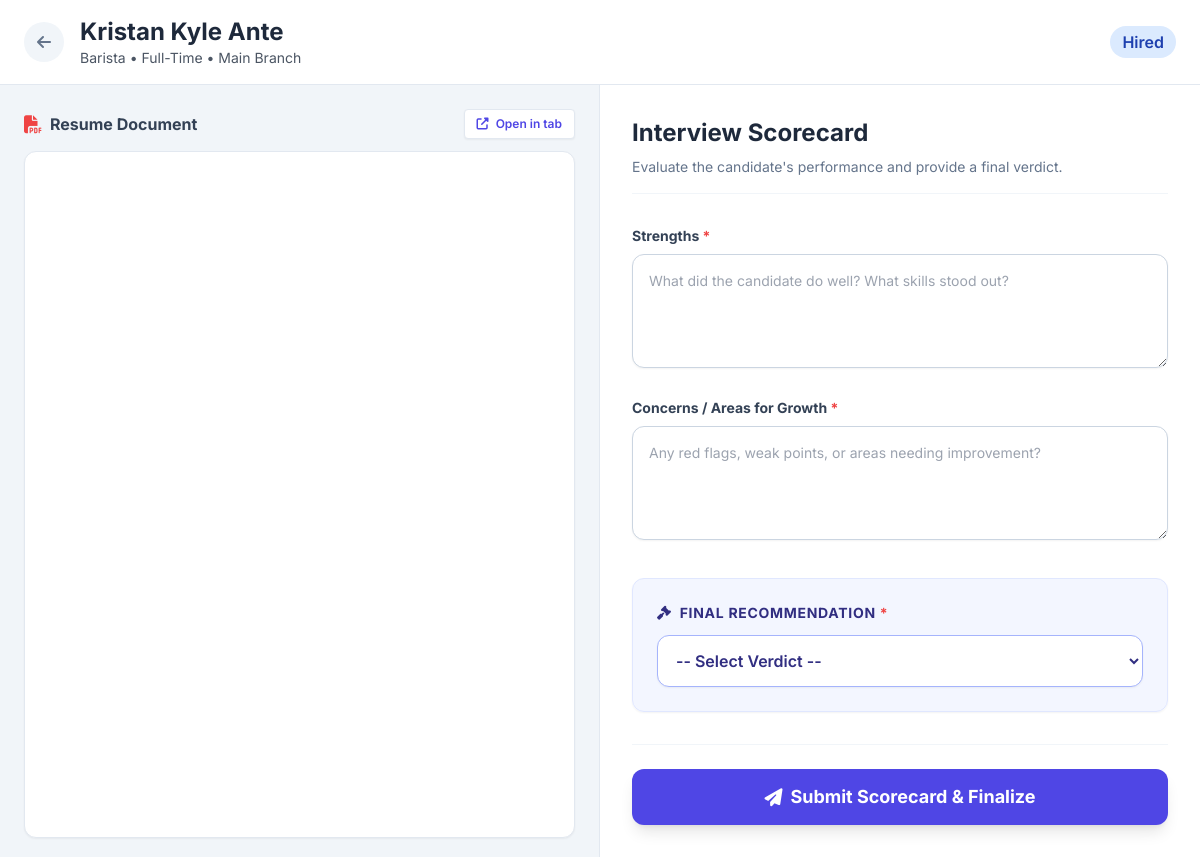
The page /cafe_hrms/interview_workspace.php?interview_id=6 (signed in) on the database its author committed.
### tables this page shows
CREATE TABLE `interviews` (
  `id` int NOT NULL,
  `applicant_id` int NOT NULL,
  `interview_date` date NOT NULL,
  `interview_time` time NOT NULL,
  `end_time` time DEFAULT NULL,
  `interviewer_id` int DEFAULT NULL,
  `stage` varchar(50) NOT NULL,
  `status` varchar(50) DEFAULT 'Scheduled',
  `created_at` datetime DEFAULT CURRENT_TIMESTAMP
);

CREATE TABLE `applicants` (
  `id` int NOT NULL,
  `first_name` varchar(150) DEFAULT NULL,
  `last_name` varchar(150) DEFAULT NULL,
  `email` varchar(255) NOT NULL,
  `phone` varchar(50) DEFAULT NULL,
  `position_applied` varchar(120) NOT NULL,
  `stage` varchar(50) NOT NULL DEFAULT 'Initial Interview',
  `notes` text,
  `created_at` datetime DEFAULT CURRENT_TIMESTAMP,
  `valid_id_photo` varchar(500) DEFAULT NULL,
  `resume` varchar(500) DEFAULT NULL,
  `reference_name` varchar(100) DEFAULT NULL,
  `reference_phone` varchar(50) DEFAULT NULL,
  `valid_id_back_photo` varchar(500) DEFAULT NULL,
  `expected_hourly_rate` decimal(12,2) DEFAULT NULL,
  `agreed_hourly_rate` decimal(12,2) DEFAULT NULL,
  `education_level` varchar(50) DEFAULT NULL,
  `school_name` varchar(150) DEFAULT NULL,
  `school_address` varchar(255) DEFAULT NULL,
  `year_graduated` varchar(20) DEFAULT NULL,
  `education_status` varchar(50) DEFAULT NULL,
  `experience_level` varchar(50) DEFAULT NULL,
  `course_diploma` varchar(150) DEFAULT NULL,
  `employment_category` varchar(50) DEFAULT 'Full-Time',
  `birthdate` date DEFAULT NULL,
  `address` text,
  `sex` varchar(20) DEFAULT '',
  `nationality` varchar(100) DEFAULT '',
  `preferred_schedule` varchar(50) DEFAULT 'Any',
  `branch_id` int DEFAULT NULL,
  `rejection_reason` varchar(255) DEFAULT NULL
);

CREATE TABLE `branches` (
  `id` int NOT NULL,
  `name` varchar(150) NOT NULL,
  `address` text,
  `contact_number` varchar(50) DEFAULT NULL,
  `status` enum('Active','Inactive') DEFAULT 'Active',
  `created_at` datetime DEFAULT CURRENT_TIMESTAMP
);

### cafe_hrms/functions.php (called while the page is built, shortened)
<?php
function h($value) {
    return htmlspecialchars((string)$value, ENT_QUOTES, 'UTF-8');
}

### cafe_hrms/interview_workspace.php (the view, shortened to what this page needs)
<?php
require_once __DIR__ . '/init.php';
$interview_id = isset($_GET['interview_id']) ? (int)$_GET['interview_id'] : 0;
$stmt = $pdo->prepare('
    SELECT i.*,
           a.id AS applicant_id, a.first_name, a.last_name, a.email, a.phone, a.position_applied, a.resume, a.stage, a.employment_category, a.branch_id,
           b.name AS branch_name
    FROM interviews i
    JOIN applicants a ON i.applicant_id = a.id
    LEFT JOIN branches b ON a.branch_id = b.id
    WHERE i.id = ?
');
$stmt->execute([$interview_id]);
$data = $stmt->fetch();
$scStmt = $pdo->prepare('SELECT * FROM interview_scorecards WHERE interview_id = ?');
$scStmt->execute([$interview_id]);
$existingScorecard = $scStmt->fetch();
?>
<!DOCTYPE html>
<html lang="en">
<head>
    <script src="https://cdn.tailwindcss.com"></script>
    <link rel="stylesheet" href="https://cdnjs.cloudflare.com/ajax/libs/font-awesome/6.4.0/css/all.min.css">
</head>
<body class="h-screen flex flex-col overflow-hidden">
    <header class="bg-white shadow-sm border-b border-slate-200 shrink-0">
        <div class="px-6 py-4 flex items-center justify-between">
            <div class="flex items-center gap-4">
                <a href="applications?tab=calendar" class="w-10 h-10 flex items-center justify-center rounded-full bg-slate-100 text-slate-500 hover:bg-slate-200 transition">
                    <i class="fa-solid fa-arrow-left"></i>
                </a>
                <div>
                    <h1 class="text-2xl font-bold text-slate-800"><?= h($data['first_name'] . ' ' . $data['last_name']) ?></h1>
                    <p class="text-gray-600 text-sm"><?= h($data['position_applied']) ?> &bull; <?= h($data['employment_category'] ?? 'Full-Time') ?> &bull; <?= h($data['branch_name'] ?? 'Not Assigned') ?></p>
                </div>
            </div>
            <div class="flex items-center gap-3">
                <span class="bg-blue-100 text-blue-800 px-3 py-1 rounded-full font-semibold">
                    <?= h($data['stage']) ?>
                </span>
            </div>
        </div>
    </header>
    <main class="flex-1 flex overflow-hidden">
        <div class="w-1/2 flex flex-col h-[calc(100vh-80px)] border-r border-slate-200 bg-slate-50">
            <div class="flex-1 p-6 flex flex-col min-h-0 bg-slate-100">
                <div class="flex items-center justify-between mb-3 shrink-0">
                    <h3 class="font-bold text-slate-700 flex items-center"><i class="fa-solid fa-file-pdf text-red-500 mr-2 text-lg"></i> Resume Document</h3>
                    <?php if($data['resume']): ?>
                        <a href="uploads/applicants/<?= h($data['resume']) ?>" target="_blank" class="text-xs font-semibold bg-white px-3 py-1.5 rounded border border-slate-200 text-indigo-600 hover:bg-indigo-50 transition shadow-sm"><i class="fa-solid fa-up-right-from-square mr-1"></i> Open in tab</a>
                    <?php endif; ?>
                </div>
                <div class="flex-1 w-full h-full bg-white rounded-xl overflow-hidden border border-slate-200 shadow-sm relative">
                    <?php if($data['resume']): ?>
                        <iframe src="uploads/applicants/<?= h($data['resume']) ?>#toolbar=0" class="w-full h-full border-0"></iframe>
                    <?php endif; ?>
                </div>
            </div>
        </div>
        <div class="w-1/2 bg-white overflow-y-auto">
            <div class="p-8 max-w-2xl mx-auto">
                <h2 class="text-2xl font-bold text-slate-800 mb-2">Interview Scorecard</h2>
                <p class="text-slate-500 text-sm mb-8 pb-4 border-b border-slate-100">Evaluate the candidate's performance and provide a final verdict.</p>
                <?php if ($existingScorecard): ?>
                    <div class="bg-amber-50 text-amber-800 p-5 rounded-xl mb-6 border border-amber-200 shadow-sm flex items-start">
                        <i class="fa-solid fa-circle-check text-2xl mr-4 text-amber-500"></i>
                        <div>
                            <h4 class="font-bold">Evaluation Completed</h4>
                            <p class="text-sm mt-1">An evaluation has already been submitted for this interview by <strong><?= h($existingScorecard['created_by']) ?></strong>.</p>
                        </div>
                    </div>
                    <div class="space-y-6 opacity-60 pointer-events-none mt-8">
                        <div class="bg-slate-50 p-6 rounded-xl border border-slate-200">
                            <p class="text-sm font-bold text-slate-700 uppercase tracking-wider mb-2">Recorded Verdict</p>
                            <p class="text-lg font-semibold text-slate-900"><?= h($existingScorecard['recommendation']) ?></p>
                        </div>
                    </div>
                <?php else: ?>
                <?php if ($data['stage'] === 'Hireable'): ?>
                <div class="bg-green-50 border border-green-200 rounded-lg p-6 text-center">
                    <div class="text-green-700 font-bold text-lg mb-1">Applicant Marked as Hireable</div>
                    <p class="text-sm text-gray-600 mb-4">This candidate has completed all evaluation rounds and is awaiting Central HR / Finance onboarding.</p>
                    <a href="applications?tab=kanban" class="inline-block px-4 py-2 bg-green-600 text-white text-sm rounded shadow hover:bg-green-700">Return to Board</a>
                </div>
                <?php else: ?>
                <form method="POST" autocomplete="off" class="space-y-8">
                    <div class="space-y-6">
                        <div>
                            <label class="block text-sm font-bold text-slate-700 mb-2">Strengths <span class="text-red-500">*</span></label>
                            <textarea name="strengths" rows="4" required placeholder="What did the candidate do well? What skills stood out?" class="w-full rounded-xl border-slate-300 p-4 bg-white border focus:ring-indigo-500 focus:border-indigo-500 transition-colors shadow-sm text-sm"></textarea>
                        </div>
                        <div>
                            <label class="block text-sm font-bold text-slate-700 mb-2">Concerns / Areas for Growth <span class="text-red-500">*</span></label>
                            <textarea name="concerns" rows="4" required placeholder="Any red flags, weak points, or areas needing improvement?" class="w-full rounded-xl border-slate-300 p-4 bg-white border focus:ring-indigo-500 focus:border-indigo-500 transition-colors shadow-sm text-sm"></textarea>
                        </div>
                    </div>
                    <div class="bg-indigo-50/70 p-6 rounded-xl border border-indigo-100 shadow-sm">
                        <label class="block text-sm font-bold text-indigo-900 mb-3 uppercase tracking-wider flex items-center">
                            <i class="fa-solid fa-gavel mr-2"></i> Final Recommendation <span class="text-red-500 ml-1">*</span>
                        </label>
                        <select name="recommendation" id="recommendationSelect" required class="w-full rounded-xl border-indigo-300 p-3.5 bg-white text-indigo-900 border focus:ring-indigo-500 focus:border-indigo-500 font-semibold shadow-sm transition-colors cursor-pointer">
                            <option value="">-- Select Verdict --</option>
                        </select>
                    </div>
                    <div class="pt-6 flex justify-end border-t border-slate-100">
                        <button type="submit" class="bg-indigo-600 text-white px-10 py-3.5 rounded-xl font-bold text-lg hover:bg-indigo-700 transition-all transform hover:-translate-y-0.5 shadow-lg w-full flex items-center justify-center">
                            <i class="fa-solid fa-paper-plane mr-2"></i> Submit Scorecard & Finalize
                        </button>
                    </div>
                </form>
                <?php endif; ?>
                <?php endif; ?>
            </div>
        </div>
    </main>
</body>
</html>

### cafe_hrms/interview_workspace.php (style rules this page uses)
body { font-family: 'Inter', sans-serif; background-color: #f8fafc; }

### rows shown on the page
interviews: applicant.last_name "Kristan Kyle Ante", applicant.position_applied "Barista", applicant.employment_category "Full-Time", branches.name "Main Branch", applicant.stage "Hired"
